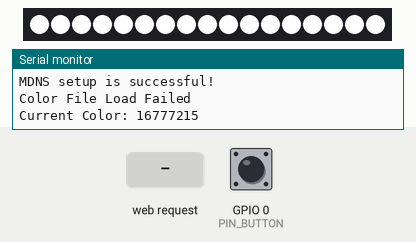
Simulated run of this sketch. Board: ESP8266 (NodeMCU). On the bench: 17 RGB LEDs in strip order, left to right, the last lines printed to the serial monitor. The test bench sets the inputs (shaded band); at power-on: GPIO 0 (PIN_BUTTON) HIGH. Dim RGB values are drawn brighter than linear; storage starts empty.

Above: at 1.4 s.
1.5 s: GPIO 0 (PIN_BUTTON) pulled LOW for 0.15 s
At 1.96 s:
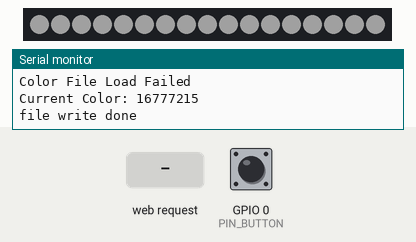
2.2 s: GPIO 0 (PIN_BUTTON) pulled LOW for 1 s
At 2.56 s:
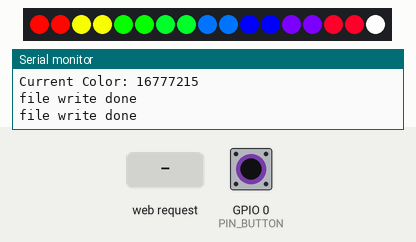
3.8 s: HTTP request GET /getcurrent received
At 6.47 s:
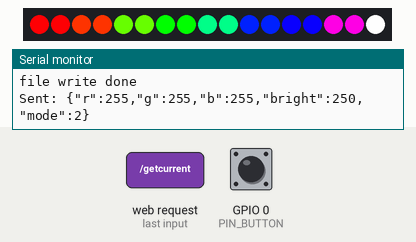
6.8 s: HTTP request GET /update received
At 8.0 s:
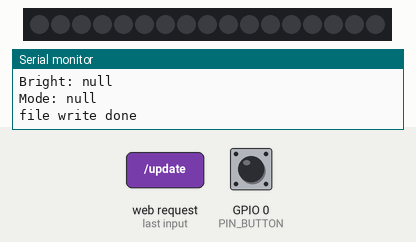
8.3 s: GPIO 0 (PIN_BUTTON) pulsed LOW 5 times (0.12 s each, 0.3 s apart)
At 9.36 s:
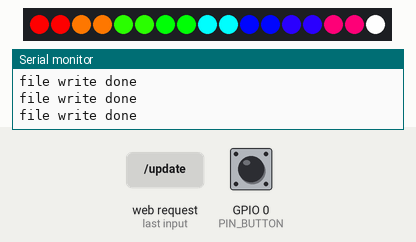
12.8 s: GPIO 0 (PIN_BUTTON) pulled LOW for 3.2 s
At 13.9 s:
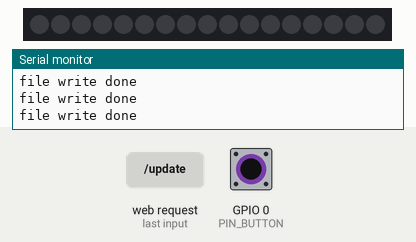
Timing chart, 0 to 15.8 s (numbered marks = the images above; inputs shaded):
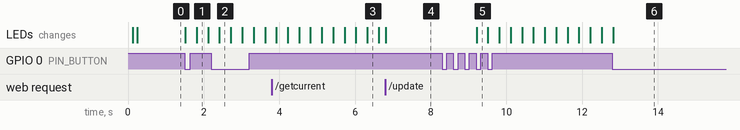

The sketch:

MoodLightWifi.ino
```cpp
#include <Adafruit_NeoPixel.h>

#include <ESP8266WiFi.h>
#include <ESP8266WebServer.h>
#include <ESP8266mDNS.h>
#include <FS.h>
#include <ArduinoJson.h>

// Hardware defs
#define PIN_BUTTON 0
#define PIN_LED 2
#define LED_COUNT 17
#define SEGMENT_COUNT ((int)(LED_COUNT / 2))

// Timing Defs
#define INPUT_TIME 300

// Wifi declarations
const char *ssid = "RavLamp";
const char *password = "hbdravraj1"; //Needs to be at least 8 characters

IPAddress local_ip(192, 168, 1, 1);
IPAddress gateway(192, 168, 1, 1);
IPAddress subnet(255, 255, 255, 0);

ESP8266WebServer server(80);

// LED and hard input declarations
Adafruit_NeoPixel strip(LED_COUNT, PIN_LED, NEO_GRB + NEO_KHZ800);

uint32_t state = 0;
const int stateCount = 5;

uint32_t currentColor;
int brightness = 250;
uint32_t animStep = 0;
unsigned long ledUpdateTime = 15;
unsigned long timerLEDUpdate = 0;
unsigned long timerInputUpdate = 0;

int prevButtonState;

void setup()
{
  // Wifi Setup
  Serial.begin(115200);
  Serial.println("Booting");

  WiFi.mode(WIFI_AP);
  Serial.print("Setting soft-AP config...");
  Serial.println(WiFi.softAPConfig(local_ip, gateway, subnet) ? "Ready" : "Failed");
  Serial.print("Setting soft-AP...");
  Serial.println(WiFi.softAP(ssid, password) ? "Ready" : "Failed");
  Serial.print("Soft-AP IP...");
  Serial.println(WiFi.softAPIP());

  delay(100);
  SPIFFS.begin();

  if (!MDNS.begin("ravlampio", WiFi.softAPIP()))
  {
    Serial.println("MDNS responder did not setup");
    while (1)
    {
      delay(1000);
    }
  }
  else
  {
    Serial.println("MDNS setup is successful!");
  }

  server.on("/getcurrent", []()
            {
              StaticJsonDocument<120> doc;
              doc["r"] = currentColor >> 16;
              doc["g"] = (currentColor & 0xFFFF) >> 8;
              doc["b"] = (currentColor & 0xFF);
              doc["bright"] = strip.getBrightness();
              doc["mode"] = state;
              char dataResponse[120];
              serializeJson(doc, dataResponse, 120);
              server.send(200, "application/json", dataResponse);
              Serial.print("Sent: ");
              Serial.println(dataResponse);
            });

  // Request to update the lamp
  server.on("/update", []()
            {
              //    server.send(200, "text/plain", "got the message");
              String data = server.arg("plain");
              StaticJsonDocument<100> doc;
              DeserializationError err = deserializeJson(doc, data);
              if (err)
              {
                Serial.print("Deserialization failed");
                Serial.println(err.c_str());
              }
              String r = doc["r"];
              String g = doc["g"];
              String b = doc["b"];
              String bright = doc["bright"];
              String modeid = doc["mode"];
              Serial.print("Red: ");
              Serial.println(r);
              Serial.print("Green: ");
              Serial.println(g);
              Serial.print("Blue: ");
              Serial.println(b);
              Serial.print("Bright: ");
              Serial.println(bright);
              Serial.print("Mode: ");
              Serial.println(modeid);
              server.send(200, "application/json", data);
              brightness = bright.toInt();
              currentColor = strip.Color(r.toInt(), g.toInt(), b.toInt());
              state = modeid.toInt();
              SPIFFSwrite();
              initModeChange();
            });
  server.onNotFound([]()
                    {
                      if (!handleFileRead(server.uri()))
                      {
                        server.send(404, "text/plain", "404: Not Found");
                      }
                    });

  server.begin();
  MDNS.addService("http", "tcp", 80);

  // LED Setup
  strip.begin();
  strip.show();
  strip.setBrightness(brightness);
  pinMode(PIN_BUTTON, INPUT);
  prevButtonState = digitalRead(PIN_BUTTON);
  delay(100);
  timerLEDUpdate = millis();
  timerInputUpdate = millis();

  // Load color from spiffs
  File colorFile = SPIFFS.open("/defaultcolor.txt", "r");
  if (!colorFile)
  {
    Serial.println("Color File Load Failed");
    currentColor = strip.Color(255, 255, 255);
  }
  else
  {
    uint8_t r = colorFile.parseInt();
    uint8_t g = colorFile.parseInt();
    uint8_t b = colorFile.parseInt();
    brightness = colorFile.parseInt();
    state = colorFile.parseInt();
    currentColor = strip.Color(r, g, b);
  }
  colorFile.close();
  initModeChange();
  Serial.print(F("Current Color: "));
  Serial.println(currentColor);
}

void loop()
{
  // Wifi Handler
  MDNS.update();
  server.handleClient();

  // Input read cycle
  if (millis() - timerInputUpdate > INPUT_TIME)
  {
    if (digitalRead(PIN_BUTTON) == LOW && prevButtonState == HIGH)
    {
      state = (state + 1) % stateCount;
      brightness = 250;
      initModeChange();
      SPIFFSwrite();
    }
    prevButtonState = digitalRead(PIN_BUTTON);
  }

  // Mode handler
  switch (state)
  {
  case 0:
    writeStrip(strip.Color(255, 255, 255));
    break;
  case 1:
    breathing(&animStep, currentColor);
    break;
  case 2:
    rainbow(&animStep);
    break;
  case 3:
    writeStrip(currentColor);
    break;
  default:
    break;
  }

  // Strip update cycle
  if (millis() - timerLEDUpdate > ledUpdateTime)
  {
    strip.show();
    animStep++;
    timerLEDUpdate = millis();
  }
} // End void loop

// Wifi Methods
String getContentType(String filename)
{ // convert the file extension to the MIME type
  if (filename.endsWith(".html"))
    return "text/html";
  else if (filename.endsWith(".css"))
    return "text/css";
  else if (filename.endsWith(".js"))
    return "application/javascript";
  return "text/plain";
}

bool handleFileRead(String path)
{ // send the right file to the client (if it exists)
  Serial.println("handleFileRead: " + path);
  if (path.endsWith("/"))
    path += "index.html";                    // If a folder is requested, send the index file
  String contentType = getContentType(path); // Get the MIME type
  path.replace("/css", "");
  path.replace("/js", "");
  path.replace(".css", ".css.gz");
  path.replace(".js", ".js.gz");
  path.replace(".html", ".gz");
  Serial.println("editied path: " + path);
  Serial.println("Content Type: " + contentType);
  if (SPIFFS.exists(path))
  {                                                     // If the file exists
    File file = SPIFFS.open(path, "r");                 // Open it
    size_t sent = server.streamFile(file, contentType); // And send it to the client
    file.close();                                       // Then close the file again
    return true;
  }
  Serial.println("\tFile Not Found");
  return false; // If the file doesn't exist, return false
}

void SPIFFSwrite()
{
  File colorFile = SPIFFS.open("/defaultcolor.txt", "w");
  if (!colorFile)
  {
    Serial.println("Color File Load Failed");
    return;
  }
  colorFile.print((int)(currentColor >> 16));
  colorFile.print(" ");
  colorFile.print((int)((currentColor & 0xFFFF) >> 8));
  colorFile.print(" ");
  colorFile.print((int)((currentColor & 0xFF)));
  colorFile.print(" ");
  colorFile.print((int)strip.getBrightness());
  colorFile.print(" ");
  colorFile.print((int)state);
  colorFile.close();
  Serial.println("file write done");
}

// LED Methods

void initModeChange()
{
  animStep = 0;
  stripReset();
  strip.setBrightness(brightness);
  timerInputUpdate = millis();
}

// Set the colour of any particular segment
void writeSegment(int segment, uint32_t color)
{
  strip.setPixelColor(segment * 2, color);
  if ((segment * 2 + 1) < strip.numPixels())
  {
    strip.setPixelColor(segment * 2 + 1, color);
  }
}

void writeStrip(uint32_t color)
{
  for (int i = 0; i < strip.numPixels(); i++)
  {
    strip.setPixelColor(i, color);
  }
}

void stripReset()
{
  strip.clear();
}

void rainbow(uint32_t *animStep)
{
  writeSegment(SEGMENT_COUNT, strip.Color(255, 255, 255));
  for (int i = 0; i < SEGMENT_COUNT; i++)
  { // For each segment
    int pixelHue = (*animStep * 256) % (65536) + (i * 65536L / SEGMENT_COUNT);
    writeSegment(i, strip.gamma32(strip.ColorHSV(pixelHue)));
  }
  if (*animStep > 255)
  {
    *animStep = 0;
  }
}

void breathing(uint32_t *animStep, uint32_t color)
{
  writeStrip(color);
  if (*animStep > 255 / 2)
  {
    strip.setBrightness((510 - *animStep * 2) * brightness / 255);
  }
  else
  {
    strip.setBrightness((*animStep * 2) * brightness / 255);
  }
  if (*animStep > 255)
  {
    *animStep = 0;
  }
}
```

Measured:
- after the input at 1.5 s, the LEDs: first change at once (image 1 shows a later state)
- after the input at 2.2 s, the LEDs: change after 0.22 s (image 2)
- after the input at 6.8 s, the LEDs: change at once (image 4)
- after the input at 8.3 s, the LEDs: change after 0.91 s (image 5)
- after the input at 12.8 s, the LEDs: first differ from a run without the input at once (image 6)
